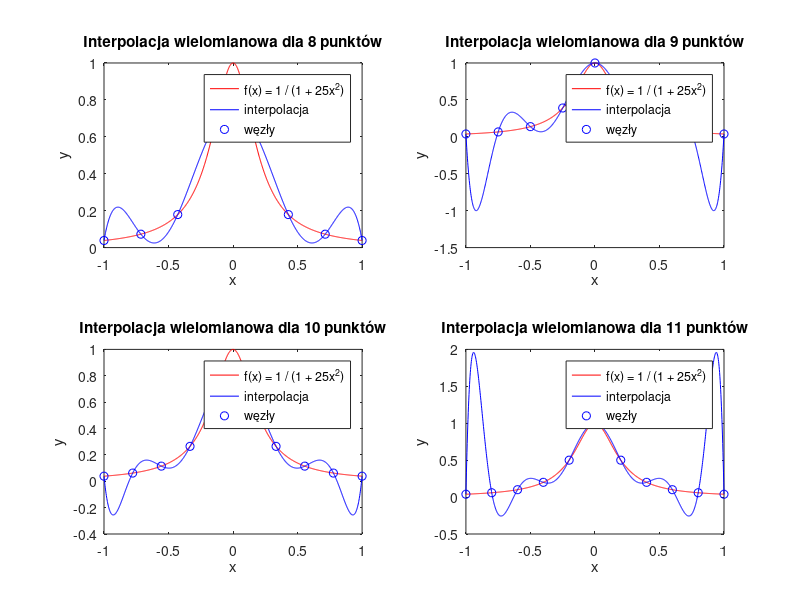

This figure's MATLAB source:
clf;
clear;

%rozważana funkcja
f = @(x) 1./(1+25*x.^2); 
x = linspace(-1,1,1000);

it = 1;
for i = 8:1:11
    xi = linspace(-1,1,i);
    yi = f(xi);
    p = polyfit(xi, yi, i-1);
    y_int = polyval(p, x);

    subplot(2,2, it)
    plot(x, f(x), 'r', x, y_int, 'b', xi, yi, 'ob');
    title(['Interpolacja wielomianowa dla ',num2str(i), ' punktów']);
    legend('f(x) = 1 / (1 + 25x^2)', 'interpolacja', 'węzły');
    xlabel('x');
    ylabel('y');
    
    it = it+1;
end